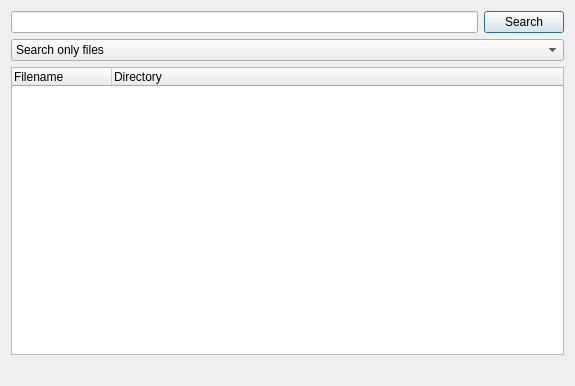
<?xml version="1.0" encoding="UTF-8"?>
<ui version="4.0">
 <class>UIShareBrowserSearch</class>
 <widget class="QDialog" name="UIShareBrowserSearch">
  <property name="geometry">
   <rect>
    <x>0</x>
    <y>0</y>
    <width>575</width>
    <height>386</height>
   </rect>
  </property>
  <property name="windowTitle">
   <string>Search</string>
  </property>
  <layout class="QVBoxLayout" name="verticalLayout">
   <item>
    <layout class="QHBoxLayout" name="horizontalLayout">
     <item>
      <widget class="QLineEdit" name="lineEdit_SEARCHSTR"/>
     </item>
     <item>
      <widget class="QPushButton" name="pushButton_SEARCH">
       <property name="text">
        <string>Search</string>
       </property>
      </widget>
     </item>
    </layout>
   </item>
   <item>
    <widget class="QComboBox" name="comboBox_TYPE_SEARCH">
     <item>
      <property name="text">
       <string>Search only files</string>
      </property>
     </item>
     <item>
      <property name="text">
       <string>Search only directories</string>
      </property>
     </item>
     <item>
      <property name="text">
       <string>Search all</string>
      </property>
     </item>
    </widget>
   </item>
   <item>
    <widget class="QTreeWidget" name="treeWidget">
     <column>
      <property name="text">
       <string>Filename</string>
      </property>
     </column>
     <column>
      <property name="text">
       <string>Directory</string>
      </property>
     </column>
    </widget>
   </item>
   <item>
    <widget class="QLabel" name="label_STATS">
     <property name="text">
      <string/>
     </property>
     <property name="alignment">
      <set>Qt::AlignRight|Qt::AlignTrailing|Qt::AlignVCenter</set>
     </property>
    </widget>
   </item>
  </layout>
 </widget>
 <resources/>
 <connections/>
</ui>
